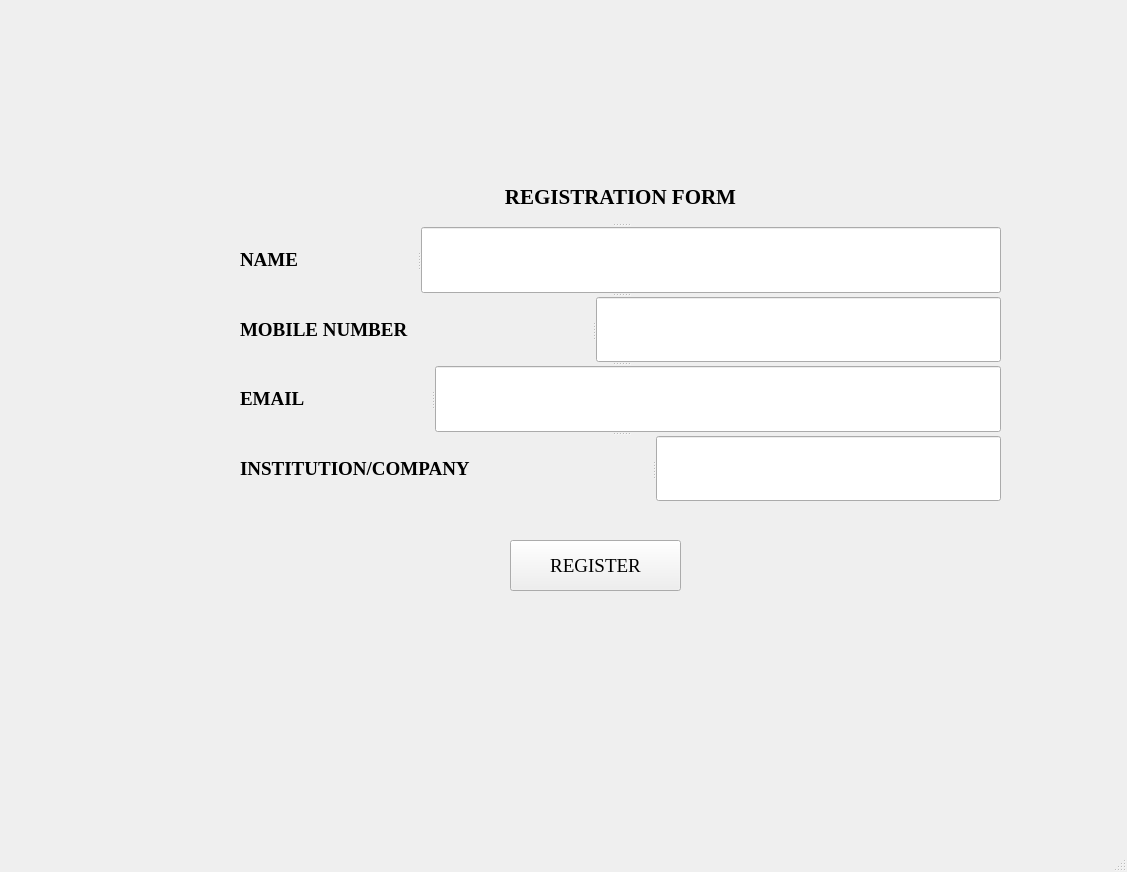
<?xml version="1.0" encoding="UTF-8"?>
<ui version="4.0">
 <class>MainWindow</class>
 <widget class="QMainWindow" name="MainWindow">
  <property name="geometry">
   <rect>
    <x>0</x>
    <y>0</y>
    <width>1127</width>
    <height>872</height>
   </rect>
  </property>
  <property name="windowTitle">
   <string>MainWindow</string>
  </property>
  <widget class="QWidget" name="centralwidget">
   <widget class="QPushButton" name="reg_button">
    <property name="geometry">
     <rect>
      <x>510</x>
      <y>540</y>
      <width>171</width>
      <height>51</height>
     </rect>
    </property>
    <property name="font">
     <font>
      <family>Times New Roman</family>
      <pointsize>14</pointsize>
     </font>
    </property>
    <property name="text">
     <string>REGISTER</string>
    </property>
   </widget>
   <widget class="QSplitter" name="splitter_6">
    <property name="geometry">
     <rect>
      <x>240</x>
      <y>170</y>
      <width>761</width>
      <height>331</height>
     </rect>
    </property>
    <property name="orientation">
     <enum>Qt::Vertical</enum>
    </property>
    <widget class="QLabel" name="label_5">
     <property name="font">
      <font>
       <family>Times New Roman</family>
       <pointsize>16</pointsize>
       <weight>75</weight>
       <bold>true</bold>
      </font>
     </property>
     <property name="text">
      <string>REGISTRATION FORM</string>
     </property>
     <property name="alignment">
      <set>Qt::AlignCenter</set>
     </property>
    </widget>
    <widget class="QSplitter" name="splitter_5">
     <property name="orientation">
      <enum>Qt::Vertical</enum>
     </property>
     <widget class="QSplitter" name="splitter_7">
      <property name="orientation">
       <enum>Qt::Vertical</enum>
      </property>
      <widget class="QSplitter" name="splitter_8">
       <property name="orientation">
        <enum>Qt::Vertical</enum>
       </property>
       <widget class="QSplitter" name="splitter">
        <property name="orientation">
         <enum>Qt::Horizontal</enum>
        </property>
        <widget class="QLabel" name="label">
         <property name="font">
          <font>
           <family>Times New Roman</family>
           <pointsize>14</pointsize>
           <weight>75</weight>
           <bold>true</bold>
          </font>
         </property>
         <property name="text">
          <string>NAME</string>
         </property>
        </widget>
        <widget class="QLineEdit" name="name_input">
         <property name="font">
          <font>
           <family>Arial</family>
           <pointsize>14</pointsize>
           <weight>75</weight>
           <bold>true</bold>
          </font>
         </property>
        </widget>
       </widget>
       <widget class="QSplitter" name="splitter_2">
        <property name="orientation">
         <enum>Qt::Horizontal</enum>
        </property>
        <widget class="QLabel" name="label_2">
         <property name="font">
          <font>
           <family>Times New Roman</family>
           <pointsize>14</pointsize>
           <weight>75</weight>
           <bold>true</bold>
          </font>
         </property>
         <property name="text">
          <string>MOBILE NUMBER</string>
         </property>
        </widget>
        <widget class="QLineEdit" name="mobile_input">
         <property name="font">
          <font>
           <family>Arial</family>
           <pointsize>14</pointsize>
           <weight>75</weight>
           <bold>true</bold>
          </font>
         </property>
        </widget>
       </widget>
       <widget class="QSplitter" name="splitter_3">
        <property name="orientation">
         <enum>Qt::Horizontal</enum>
        </property>
        <widget class="QLabel" name="label_3">
         <property name="font">
          <font>
           <family>Times New Roman</family>
           <pointsize>14</pointsize>
           <weight>75</weight>
           <bold>true</bold>
          </font>
         </property>
         <property name="text">
          <string>EMAIL</string>
         </property>
        </widget>
        <widget class="QLineEdit" name="email_input">
         <property name="font">
          <font>
           <family>Arial</family>
           <pointsize>14</pointsize>
           <weight>75</weight>
           <bold>true</bold>
          </font>
         </property>
        </widget>
       </widget>
       <widget class="QSplitter" name="splitter_4">
        <property name="orientation">
         <enum>Qt::Horizontal</enum>
        </property>
        <widget class="QLabel" name="label_4">
         <property name="font">
          <font>
           <family>Times New Roman</family>
           <pointsize>14</pointsize>
           <weight>75</weight>
           <bold>true</bold>
          </font>
         </property>
         <property name="text">
          <string>INSTITUTION/COMPANY</string>
         </property>
        </widget>
        <widget class="QLineEdit" name="ic_input">
         <property name="font">
          <font>
           <family>Arial</family>
           <pointsize>14</pointsize>
           <weight>75</weight>
           <bold>true</bold>
          </font>
         </property>
        </widget>
       </widget>
      </widget>
     </widget>
    </widget>
   </widget>
  </widget>
  <widget class="QMenuBar" name="menubar">
   <property name="geometry">
    <rect>
     <x>0</x>
     <y>0</y>
     <width>1127</width>
     <height>26</height>
    </rect>
   </property>
  </widget>
  <widget class="QStatusBar" name="statusbar"/>
 </widget>
 <resources/>
 <connections/>
</ui>
